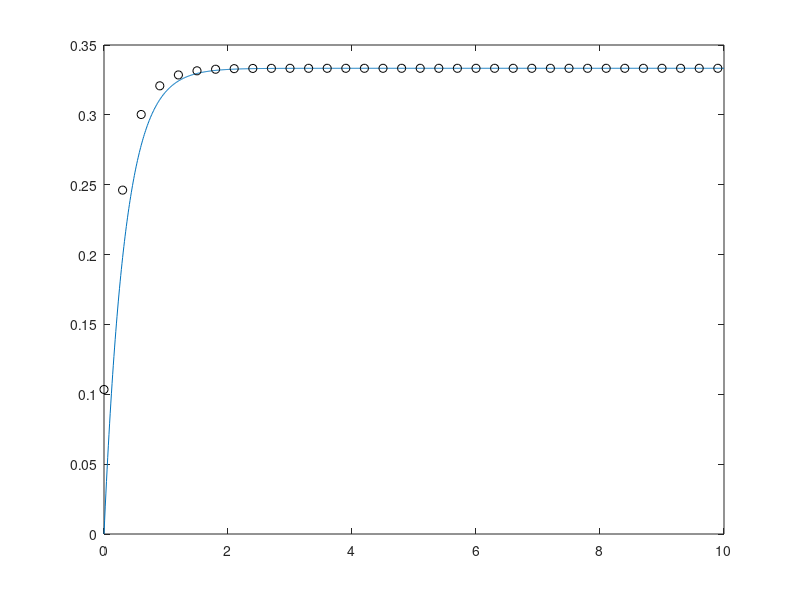

Write the MATLAB code that produced this figure.
clc
close all
clear all
%% Kontinualni sistem
s = tf('s');
G_c = 1/(s+3);
t = 0:0.01:10;
y_c = step(G_c,t);
plot(t,y_c)
hold on
%% Diskretni sistem
T = 0.3;

trenuci_odabiranja = 0:T:10;
br_odbiraka = length(trenuci_odabiranja);

%% Implementacija koda bez ugradjenih matlab funkcija
ulazni_signal = ones(1,br_odbiraka);
izlazni_signal = zeros(1,br_odbiraka);
yp = 0;
up = 0;
for i = 1:br_odbiraka
    u = ulazni_signal(i);
    y = -(3*T-2)/(3*T+2)*yp+T/(2+3*T)*u+T/(2+3*T)*up;
    yp = y;
    up =u;
    izlazni_signal(i) = y;
end
plot(trenuci_odabiranja,izlazni_signal,'ko')

